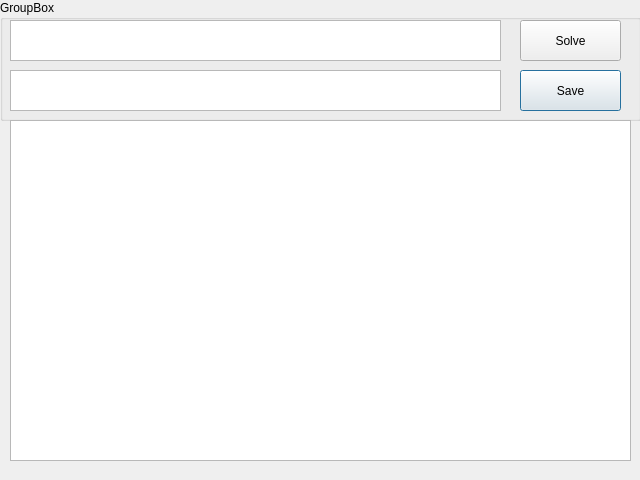
<?xml version="1.0" encoding="UTF-8"?>
<ui version="4.0">
 <class>Dialog</class>
 <widget class="QDialog" name="Dialog">
  <property name="enabled">
   <bool>true</bool>
  </property>
  <property name="geometry">
   <rect>
    <x>0</x>
    <y>0</y>
    <width>640</width>
    <height>480</height>
   </rect>
  </property>
  <property name="minimumSize">
   <size>
    <width>640</width>
    <height>480</height>
   </size>
  </property>
  <property name="maximumSize">
   <size>
    <width>640</width>
    <height>480</height>
   </size>
  </property>
  <property name="windowTitle">
   <string>Dialog</string>
  </property>
  <widget class="QGroupBox" name="groupBox">
   <property name="geometry">
    <rect>
     <x>0</x>
     <y>0</y>
     <width>641</width>
     <height>121</height>
    </rect>
   </property>
   <property name="title">
    <string>GroupBox</string>
   </property>
   <widget class="QPushButton" name="saveButton">
    <property name="geometry">
     <rect>
      <x>520</x>
      <y>70</y>
      <width>101</width>
      <height>41</height>
     </rect>
    </property>
    <property name="text">
     <string>Save</string>
    </property>
   </widget>
   <widget class="QTextBrowser" name="answerTextBrowser">
    <property name="geometry">
     <rect>
      <x>10</x>
      <y>70</y>
      <width>491</width>
      <height>41</height>
     </rect>
    </property>
   </widget>
   <widget class="QTextEdit" name="exampleTextEdit">
    <property name="geometry">
     <rect>
      <x>10</x>
      <y>20</y>
      <width>491</width>
      <height>41</height>
     </rect>
    </property>
   </widget>
   <widget class="QPushButton" name="solveButton">
    <property name="geometry">
     <rect>
      <x>520</x>
      <y>20</y>
      <width>101</width>
      <height>41</height>
     </rect>
    </property>
    <property name="text">
     <string>Solve</string>
    </property>
   </widget>
  </widget>
  <widget class="QTextBrowser" name="historyTextBrowser">
   <property name="geometry">
    <rect>
     <x>10</x>
     <y>120</y>
     <width>621</width>
     <height>341</height>
    </rect>
   </property>
  </widget>
 </widget>
 <resources/>
 <connections/>
</ui>
